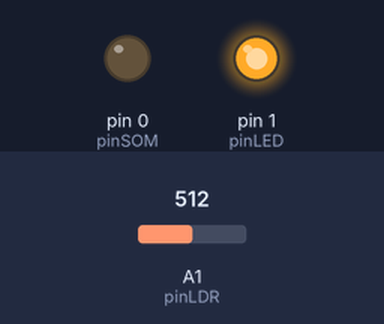
Recording of a sketch running on a simulated Arduino Uno, built with avr-gcc and run on an emulated ATmega328P. On the bench: output pins drawn as LEDs (lit = HIGH). The inputs (shaded band) are chosen by the test bench; at power-on: A1 (pinLDR) = 512.

Above: at 1.7 s.
1.8 s: A1 (pinLDR) set to 445
3.7 s: A1 (pinLDR) set to 413
At 4.9 s:
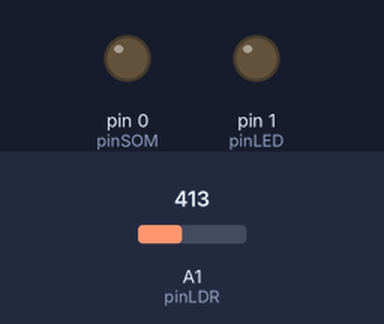
5.5 s: A1 (pinLDR) set to 457
7.2 s: A1 (pinLDR) set to 478
At 11.41 s:
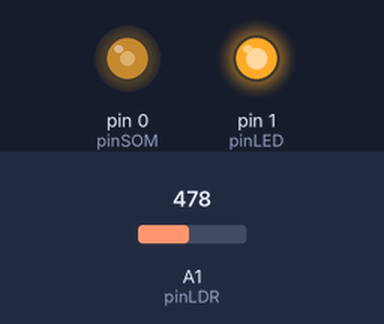
Timing chart, 0 to 14.2 s (numbered marks = the images above; inputs shaded):
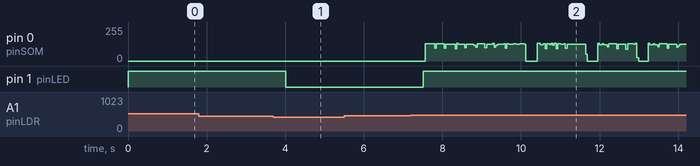

The sketch:

CaixaMusica.ino
```cpp
/*
 * Caixa de Música
 * DQ - 07/02/18
 */

// Pinos utilizados
const int pinLED = 1;
const int pinLDR = A1;
const int pinSOM = 0;

// Variaveis globais
int refLDR; // valor correspondente a caixa aberta

// Musica a ser tocada
#define MI5   659
#define RE5s  622
#define DO5   523
#define SI4   494
#define LA4   440
#define SOL4s 415
#define MI4   330
#define DO4   262

#define PAUSA 20000
#define D(x) (10000+x)
#define TEMPO 250

int musica[] = {
  MI5, RE5s, MI5, RE5s, MI5, SI4, RE5s, DO5, D(LA4), PAUSA,
  DO4, MI4, LA4, D(SI4), PAUSA,
  MI4, SOL4s, SI4, DO5, PAUSA,
  MI4, MI5, RE5s, MI5, RE5s, MI5, SI4, RE5s, DO5, D(LA4), PAUSA,
  DO4, MI4, LA4, D(SI4), PAUSA,
  MI4, DO5, SI4, D(LA4),
  0
};

void setup() {

  // Iniciação do LED
  pinMode (pinLED, OUTPUT);
  digitalWrite (pinLED, HIGH);  // acende

  // Iniciação do SOM
  pinMode (pinSOM, OUTPUT);
  digitalWrite (pinSOM, LOW);

  // Iniciação do LDR
  // Assume que caixa está aberta
  analogReference (DEFAULT);
  refLDR = 0;
  for (int i = 0; i < 10; i++) {
    refLDR += analogRead(pinLDR);
    delay (50);
  }
}

void loop() {
  int leituraLDR;

  // Espera a caixa ser fechada
  do {
    leituraLDR = 0;
    for (int i = 0; i < 10; i++) {
      leituraLDR += analogRead(pinLDR);
      delay (50);
    }
  } while (leituraLDR/10 > refLDR/12);
  digitalWrite (pinLED, LOW);  // apaga

  // Espera a caixa ser fechada
  do {
    leituraLDR = 0;
    for (int i = 0; i < 10; i++) {
      leituraLDR += analogRead(pinLDR);
      delay (50);
    }
  } while (leituraLDR/10 < refLDR/11);
  digitalWrite (pinLED, HIGH);  // acende

  tocaMusica();
}

// Toca as notas da música
void tocaMusica() {
  int i = 0;
  int f, d;
  while (musica[i] != 0) {
    f = musica[i];
    d = TEMPO;
    if (f == PAUSA) {
      delay (TEMPO);
    } else {
      if (f > 10000) {
        f -= 10000;
        d = 2*TEMPO;
      }
      beep (pinSOM, f, d);
    }
    delay(10);
    i++;
  }
}

// Rotina para gerar tons "na raça"
// Fonte: https://learn.adafruit.com/trinket-gemma-mini-theramin-music-maker/arduino-code
//        http://web.media.mit.edu/~leah/LilyPad/07_sound_code.html
void beep (unsigned char speakerPin, int frequencyInHertz, long timeInMilliseconds)
{
  int  x;
  long delayAmount = (long)(1000000 / frequencyInHertz);
  long loopTime = (long)((timeInMilliseconds * 1000) / (delayAmount * 2));
  for (x = 0; x < loopTime; x++) {
    digitalWrite(speakerPin, HIGH);
    delayMicroseconds(delayAmount);
    digitalWrite(speakerPin, LOW);
    delayMicroseconds(delayAmount);
  }
}
```

Measured:
- the behaviour switches between 427 and 426 on A1 (pinLDR) (found by bisection; images 0 and 1)
- the behaviour switches between 464 and 465 on A1 (pinLDR) (found by bisection; images 1 and 2)
- after the input at 1.8 s, every drawn part: stays the same
- after the input at 3.7 s, pin 1 (pinLED): HIGH → LOW after 0.31 s
- after the input at 5.5 s, every drawn part: stays the same
- after the input at 7.2 s, pin 1 (pinLED): LOW → HIGH after 0.32 s
